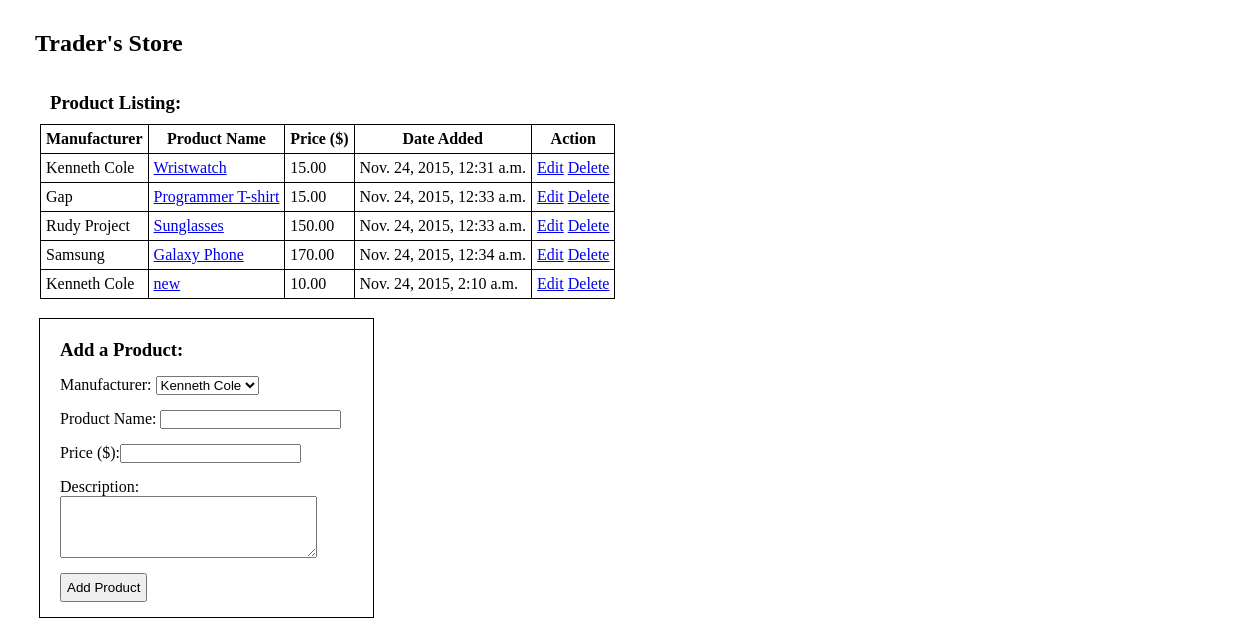
The page / on the database its author committed.
### apps/productcats/models.py (models this page shows)
class Product(models.Model):
	name = models.CharField(max_length=255)
	price = models.DecimalField(max_digits=8, decimal_places=2)
	created_at = models.DateTimeField(datetime.now())
	manufacturer = models.ForeignKey(Manufacturer)
	description = models.CharField(max_length=255)
	class Meta:
		db_table = 'products'

class Manufacturer(models.Model):
	name = models.CharField(max_length=255)
	created_at = models.DateTimeField(datetime.now())
	class Meta:
		db_table ='manufacturers'

### apps/productcats/views.py (the view)
# urls.py: url(r'^$', views.index, name='index'),
def index(request):
	products = Product.objects.all().select_related('manufacturer')
	context = {
		'products': products
	}
	return render(request,'productcats/index.html', context)

### apps/productcats/templates/productcats/index.html (shortened to what this page needs)
<html>
<head>
{% load staticfiles %}
<link rel="stylesheet" href="{% static 'productcats/styles.css' %}">
</head>
  <body>
    <div class="wrapper">
      <h2>Trader's Store</h2>
      <div class="items">
        <h3>Product Listing: </h3>
        <table>
          <tr>
            <th>Manufacturer</th>
            <th>Product Name</th>
            <th>Price ($)</th>
            <th>Date Added</th>
            <th>Action</th>
          </tr>
          {% for product in products %}
          <tr>
            <td>{{product.manufacturer.name}}</td>
            <td><a href="/show/{{product.id}}">{{product.name}}</a></td>
            <td>{{product.price}}</td>
            <td>{{product.created_at}}</td>
            <td><a href="/show/{{product.id}}">Edit</a> <a href="/delete/{{product.id}}">Delete</a></td>
          </tr>
          {% endfor %}
        </table>
      </div>
      <div class="create">
        <h3>Add a Product: </h3>
        <form action = "{% url 'create' %}" method = "POST">
          <label for="manufacturer">Manufacturer:
          <select name="manname">
            <option value="Kenneth Cole">Kenneth Cole</option>
          </select></label>
          <label>Product Name: <input type = "text" name = "name"></label>
          <label>Price ($):<input type = "text" name = "price"></label>
          <label>Description: <textarea name="description" rows=4 cols= 30></textarea></label>
          <button>Add Product</button>
        </form>
      </div>
    </div>
  </body>
</html>

### apps/productcats/static/productcats/styles.css (style rules this page uses)
* { padding: 0px; margin: 0px; }
.wrapper { padding: 20px; width: 100%; height: 100%; }
.items { padding: 10px; margin: 10px; }
.create { outline: 1px solid black; width: 25%; min-height: 200px; padding: 10px; margin: 10px 10px 10px 20px; }
h2 { margin: 5px 5px 5px 10px; padding: 5px; }
h3 { margin: 5px; padding: 5px; }
label { display: block; padding: 5px; margin: 5px; }
table, th, td { border: 1px solid black; border-collapse: collapse; }
th, td { padding: 5px; }
button { padding: 5px; margin: 5px 5px 5px 10px; }

### rows shown on the page
Product: manufacturer.name "Kenneth Cole", name "Wristwatch", price "15.00", created_at "Nov. 24, 2015, 12:31 a.m."
Product: manufacturer.name "Gap", name "Programmer T-shirt", price "15.00", created_at "Nov. 24, 2015, 12:33 a.m."
Product: manufacturer.name "Rudy Project", name "Sunglasses", price "150.00", created_at "Nov. 24, 2015, 12:33 a.m."
Product: manufacturer.name "Samsung", name "Galaxy Phone", price "170.00", created_at "Nov. 24, 2015, 12:34 a.m."
Product: manufacturer.name "Kenneth Cole", name "new", price "10.00", created_at "Nov. 24, 2015, 2:10 a.m."
